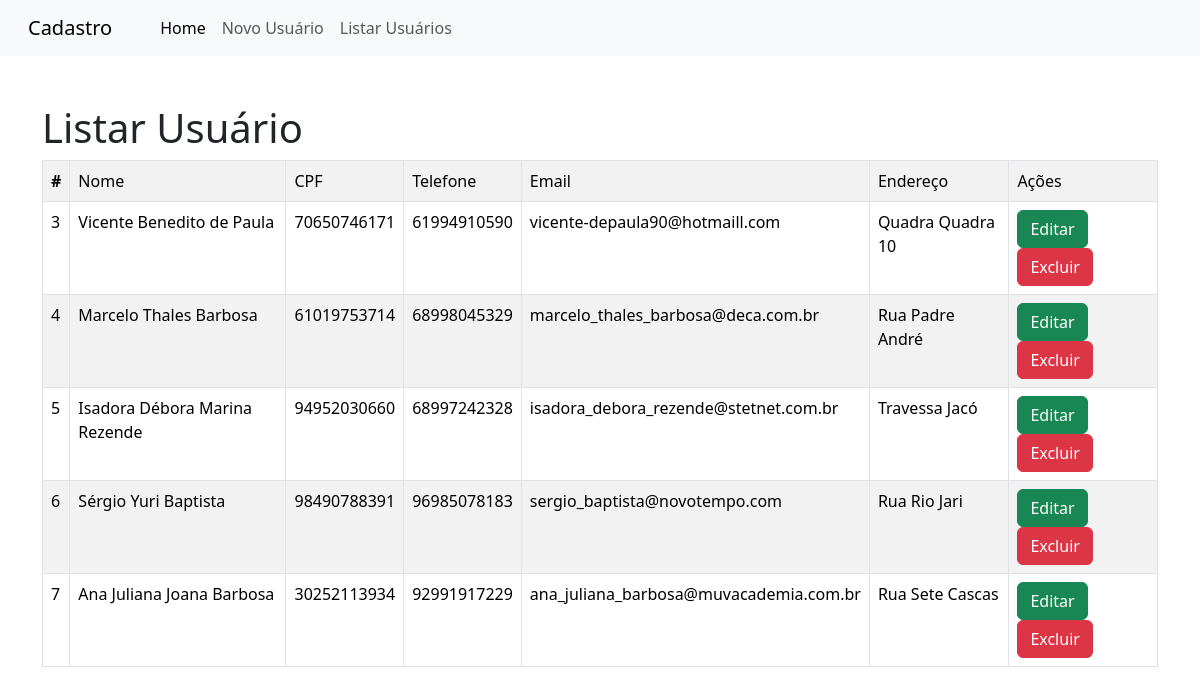
Page /?page=listar on the committed database.
### tables this page shows
CREATE TABLE `usuarios` (
  `id` int(10) UNSIGNED NOT NULL,
  `nome` varchar(45) NOT NULL,
  `cpf` varchar(255) NOT NULL,
  `telefone` varchar(255) NOT NULL,
  `email` varchar(255) NOT NULL,
  `endereço` varchar(255) NOT NULL,
  `senha` varchar(255) NOT NULL
);

### listar-usuario.php (the view)
<h1>Listar Usuário</h1>
<?php
	$sql = "SELECT * FROM usuarios";
	$res = $connection->query($sql);
	$qtd = $res->num_rows;
	if($qtd > 0){
		print "<table class='table table-hover table-striped table-bordered'>";
			print '<tr>';
				print '<th>#</th>';
				print '<td>Nome</td>';
				print '<td>CPF</td>';
				print '<td>Telefone</td>';
				print '<td>Email</td>';
				print '<td>Endereço</td>';
				print '<td>Ações</td>';
				print '</tr>';
		while($row = $res->fetch_object()){
				print '<tr>';
				print '<td>'.$row->id.'</td>';
				print '<td>'.$row->nome.'</td>';
				print '<td>'.$row->cpf.'</td>';
				print '<td>'.$row->telefone.'</td>';
				print '<td>'.$row->email.'</td>';
				print '<td>'.$row->endereço.'</td>';
				print "<td>
						<button onclick=\"location.href='?page=editar&id=".$row->id."';\" class='btn btn-success'>Editar</button>
						<button onclick=\"if(confirm('Tem certeza que deseja excluir?')){location.href='?page=salvar&acao=excluir&id=".$row->id."'}else{false;}\" class='btn btn-danger'>Excluir</button>
						</td>";
				print '</tr>';
		}
		print '</table>';
	}else{
		print "<p class='alert alert-danger'>Não Encontrou Resultados!</p>";
	}
?>

### index.php (shortened to what this page needs)
<!DOCTYPE html>
<html lang="pt-br">
  <head>
    <link rel="stylesheet" href="css/bootstrap.rtl.min.css">
  </head>
  <body>
    <nav class="navbar navbar-expand-lg navbar-light bg-light">
      <div class="container-fluid">
        <a class="navbar-brand" href="#">Cadastro</a>
        <div class="collapse navbar-collapse" id="navbarNav">
          <ul class="navbar-nav">
            <li class="nav-item">
              <a class="nav-link active" aria-current="page" href="index.php">Home</a>
            </li>
            <li class="nav-item">
              <a class="nav-link" href="?page=novo">Novo Usuário</a>
            </li>
            <li class="nav-item">
              <a class="nav-link" href="?page=listar">Listar Usuários</a>
            </li>
           </ul>
          </div>
        </div>
    </nav>
    <div class="container">
      <div class="row">
        <div class="col mt-5">
          <?php
      include("config.php");
      switch(@$_REQUEST['page']){
        case 'listar':
          include('listar-usuario.php');
        break;
      }
    ?>
        </div>
      </div>
    </div>
  </body>
</html>

### rows in the picture
usuarios: id "3", nome "Vicente Benedito de Paula", cpf "70650746171", telefone "61994910590", email "vicente-depaula90@hotmaill.com", endereço "Quadra Quadra 10"
usuarios: id "4", nome "Marcelo Thales Barbosa", cpf "61019753714", telefone "68998045329", email "marcelo_thales_barbosa@deca.com.br", endereço "Rua Padre André"
usuarios: id "5", nome "Isadora Débora Marina Rezende", cpf "94952030660", telefone "68997242328", email "isadora_debora_rezende@stetnet.com.br", endereço "Travessa Jacó"
usuarios: id "6", nome "Sérgio Yuri Baptista", cpf "98490788391", telefone "96985078183", email "sergio_baptista@novotempo.com", endereço "Rua Rio Jari"
usuarios: id "7", nome "Ana Juliana Joana Barbosa", cpf "30252113934", telefone "92991917229", email "ana_juliana_barbosa@muvacademia.com.br", endereço "Rua Sete Cascas"
